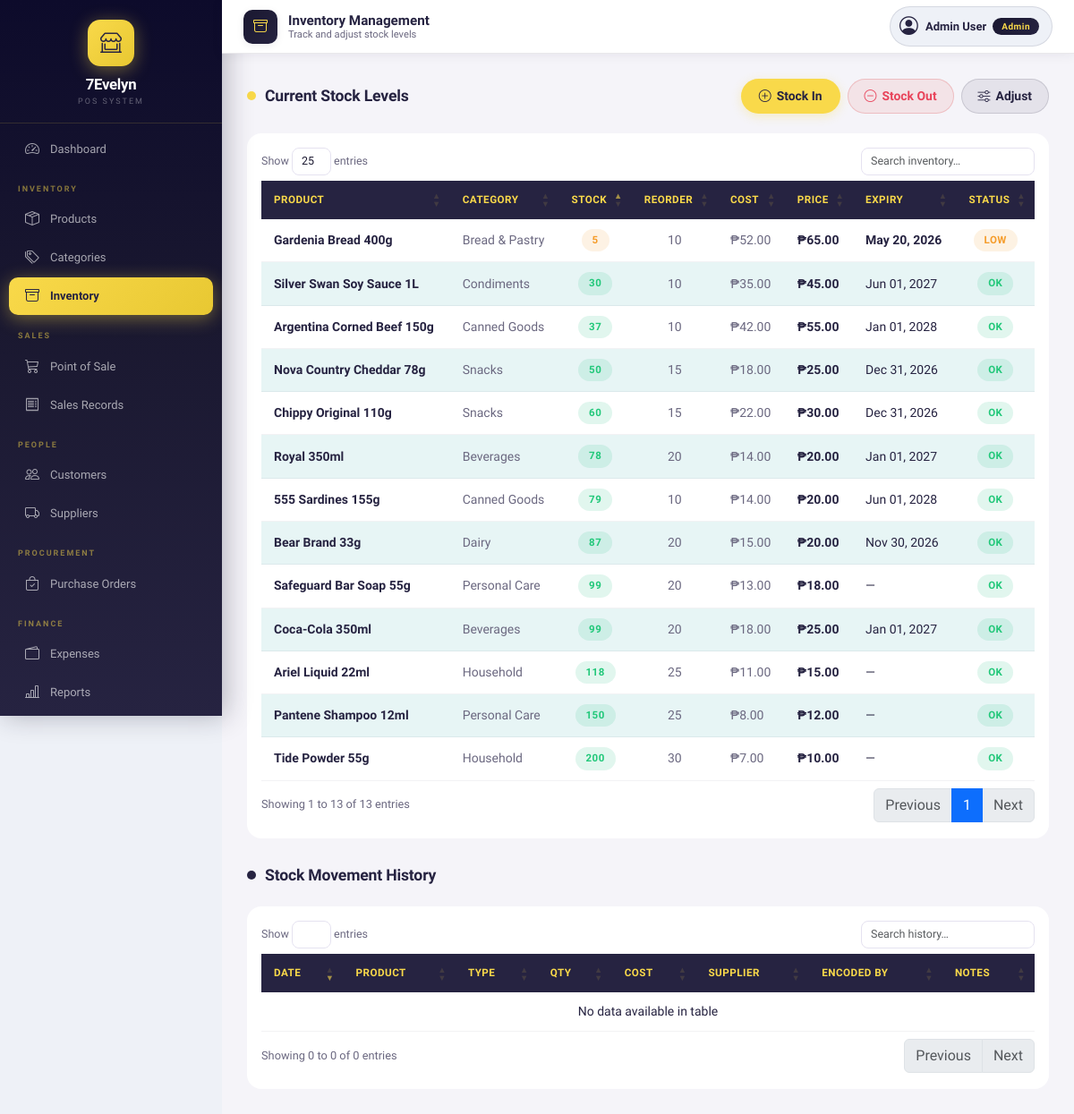
The page /frontend/stocks.php (signed in) on the database as committed earlier.
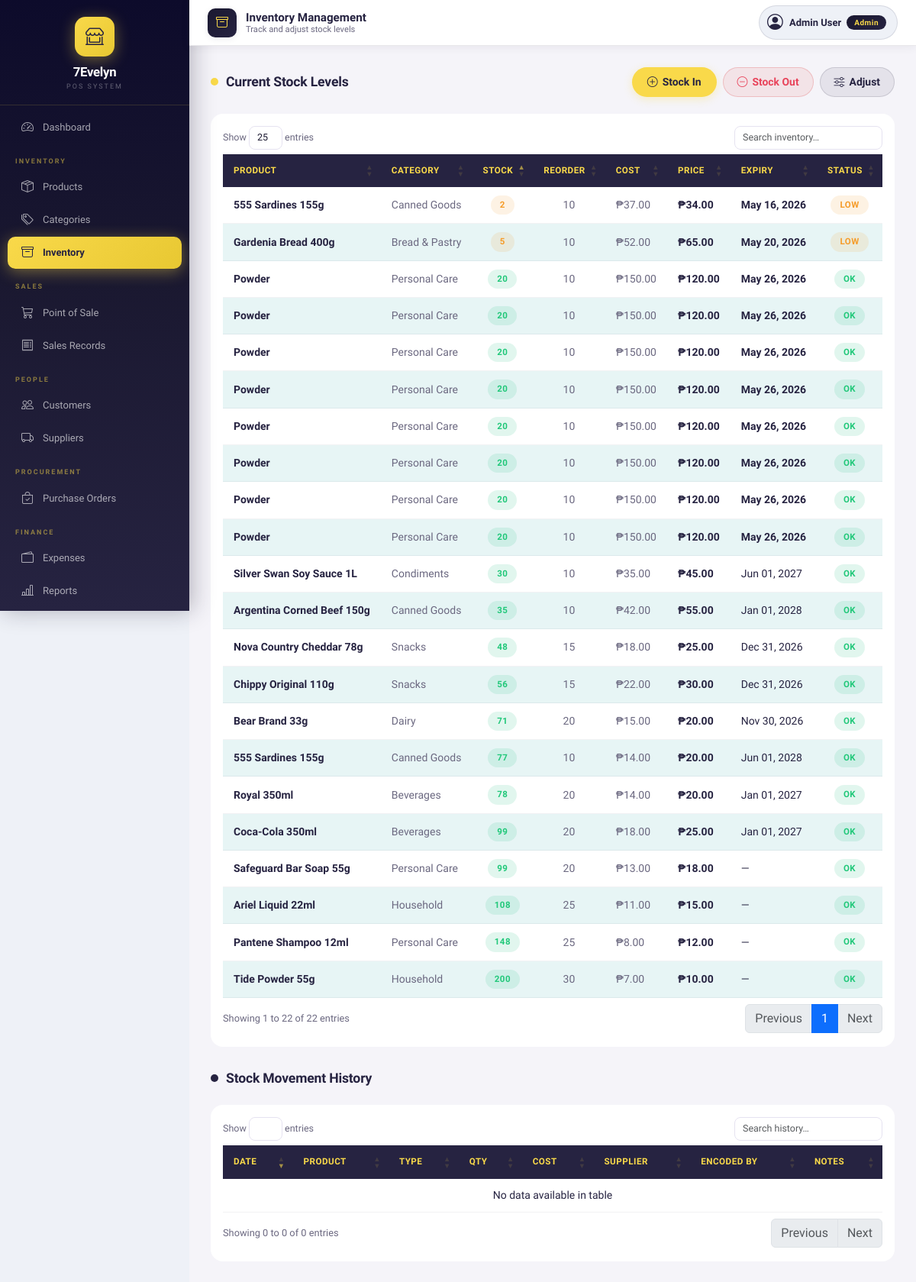
The same page on the database as committed later.
### tables this page shows
CREATE TABLE `product` (
  `productID` int(11) NOT NULL,
  `productName` varchar(100) NOT NULL,
  `barcode` varchar(50) DEFAULT NULL,
  `categoryID` int(11) NOT NULL,
  `price` decimal(10,2) NOT NULL,
  `cost` decimal(10,2) NOT NULL,
  `stock_quantity` int(11) NOT NULL DEFAULT 0,
  `reorder_level` int(11) NOT NULL DEFAULT 10,
  `expiry_date` date DEFAULT NULL,
  `status` enum('Active','Inactive') NOT NULL DEFAULT 'Active',
  `product_image` varchar(255) DEFAULT NULL
);

CREATE TABLE `category` (
  `categoryID` int(11) NOT NULL,
  `categoryName` varchar(80) NOT NULL
);

### frontend/stocks.php (the view, shortened to what this page needs)
<?php
require_once '../backend/database.php';
?>
<?php include 'header.php'; ?>
<?php include 'nav.php'; ?>
<?php
include 'topbar.php';
?>
<div class="page-body">
    <div class="section-header">
        <div class="section-title"><span class="title-dot"></span>Current Stock Levels</div>
        <?php if($_SESSION['roleName']==='Admin'): ?>
        <div style="display:flex;gap:8px;">
            <button class="btn btn-ev"  data-bs-toggle="modal" data-bs-target="#stockInModal"><i class="bi bi-plus-circle"></i>Stock In</button>
            <button class="btn btn-out" data-bs-toggle="modal" data-bs-target="#stockOutModal"><i class="bi bi-dash-circle"></i>Stock Out</button>
            <button class="btn btn-adj" data-bs-toggle="modal" data-bs-target="#adjustModal"><i class="bi bi-sliders"></i>Adjust</button>
        </div>
        <?php endif; ?>
    </div>
    <div class="card-ev">
        <div class="p-3">
            <table id="invTable" class="table-ev" style="width:100%">
                <thead>
                    <tr><th>Product</th><th>Category</th><th>Stock</th><th>Reorder</th><th>Cost</th><th>Price</th><th>Expiry</th><th>Status</th></tr>
                </thead>
                <tbody>
                <?php
                $prods = $conn->query("SELECT p.*, c.categoryName FROM product p JOIN category c ON p.categoryID=c.categoryID WHERE p.status='Active' ORDER BY p.stock_quantity ASC");
                while($r=$prods->fetch_assoc()):
                    $sc = $r['stock_quantity'] == 0 ? 'badge-ev badge-inactive' : ($r['stock_quantity'] <= $r['reorder_level'] ? 'badge-ev badge-low' : 'badge-ev badge-active');
                    $exClass = '';
                    if($r['expiry_date']){
                        $d = (strtotime($r['expiry_date'])-time())/86400;
                        if($d < 0) $exClass='expiry-expired';
                        elseif($d <= 30) $exClass='expiry-soon';
                    }
                    $stLabel = $r['stock_quantity'] == 0 ? '<span class="badge-ev badge-inactive">OUT</span>' : ($r['stock_quantity'] <= $r['reorder_level'] ? '<span class="badge-ev badge-low">LOW</span>' : '<span class="badge-ev badge-active">OK</span>');
                ?>
                <tr>
                    <td style="font-weight:700;"><?php echo htmlspecialchars($r['productName']); ?></td>
                    <td style="color:var(--col-muted);"><?php echo htmlspecialchars($r['categoryName']); ?></td>
                    <td style="text-align:center;"><span class="<?php echo $sc; ?>"><?php echo $r['stock_quantity']; ?></span></td>
                    <td style="text-align:center;color:var(--col-muted);"><?php echo $r['reorder_level']; ?></td>
                    <td style="color:var(--col-muted);">₱<?php echo number_format($r['cost'],2); ?></td>
                    <td style="font-weight:600;">₱<?php echo number_format($r['price'],2); ?></td>
                    <td class="<?php echo $exClass; ?>"><?php echo $r['expiry_date'] ? date('M d, Y',strtotime($r['expiry_date'])) : '—'; ?></td>
                    <td style="text-align:center;"><?php echo $stLabel; ?></td>
                </tr>
                <?php endwhile; ?>
                </tbody>
            </table>
        </div>
    </div>
    <div class="section-header" style="margin-top:8px;">
        <div class="section-title"><span class="title-dot" style="background:var(--col-navy);"></span>Stock Movement History</div>
    </div>
    <div class="card-ev">
        <div class="p-3">
            <table id="logTable" class="table-ev" style="width:100%">
                <thead>
                    <tr><th>Date</th><th>Product</th><th>Type</th><th>Qty</th><th>Cost</th><th>Supplier</th><th>Encoded by</th><th>Notes</th></tr>
                </thead>
                <tbody>
                </tbody>
            </table>
        </div>
    </div>
</div>
</div></div>
</body></html>

Rows that differ between the two databases and show on the page:
added product: productName "555 Sardines 155g", categoryID.categoryName "Canned Goods", stock_quantity "2", reorder_level "10", cost "37.00", price "34.00", expiry_date "May 16, 2026", shows "LOW"
added product: productName "Powder", categoryID.categoryName "Personal Care", stock_quantity "20", reorder_level "10", cost "150.00", price "120.00", expiry_date "May 26, 2026", shows "OK"
added product: productName "Powder", categoryID.categoryName "Personal Care", stock_quantity "20", reorder_level "10", cost "150.00", price "120.00", expiry_date "May 26, 2026", shows "OK"
added product: productName "Powder", categoryID.categoryName "Personal Care", stock_quantity "20", reorder_level "10", cost "150.00", price "120.00", expiry_date "May 26, 2026", shows "OK"
added product: productName "Powder", categoryID.categoryName "Personal Care", stock_quantity "20", reorder_level "10", cost "150.00", price "120.00", expiry_date "May 26, 2026", shows "OK"
added product: productName "Powder", categoryID.categoryName "Personal Care", stock_quantity "20", reorder_level "10", cost "150.00", price "120.00", expiry_date "May 26, 2026", shows "OK"
added product: productName "Powder", categoryID.categoryName "Personal Care", stock_quantity "20", reorder_level "10", cost "150.00", price "120.00", expiry_date "May 26, 2026", shows "OK"
added product: productName "Powder", categoryID.categoryName "Personal Care", stock_quantity "20", reorder_level "10", cost "150.00", price "120.00", expiry_date "May 26, 2026", shows "OK"
added product: productName "Powder", categoryID.categoryName "Personal Care", stock_quantity "20", reorder_level "10", cost "150.00", price "120.00", expiry_date "May 26, 2026", shows "OK"
changed product "Argentina Corned Beef 150g": stock_quantity "37" → "35"
changed product "Nova Country Cheddar 78g": stock_quantity "50" → "48"
changed product "Chippy Original 110g": stock_quantity "60" → "56"
changed product "Bear Brand 33g": stock_quantity "87" → "71"; moves up the list
changed product "Jun 01, 2028": stock_quantity "79" → "77"; moves down the list
shown differently, row unchanged: product "Coca-Cola 350ml": moves up the list
changed product "Ariel Liquid 22ml": stock_quantity "118" → "108"
changed product "Pantene Shampoo 12ml": stock_quantity "150" → "148"
Other text that changed with them:
text written by a page script: "Show entries Showing 1 to 13 of 13 entries Previous 1 Next" → "Show entries Showing 1 to 22 of 22 entries Previous 1 Next"
